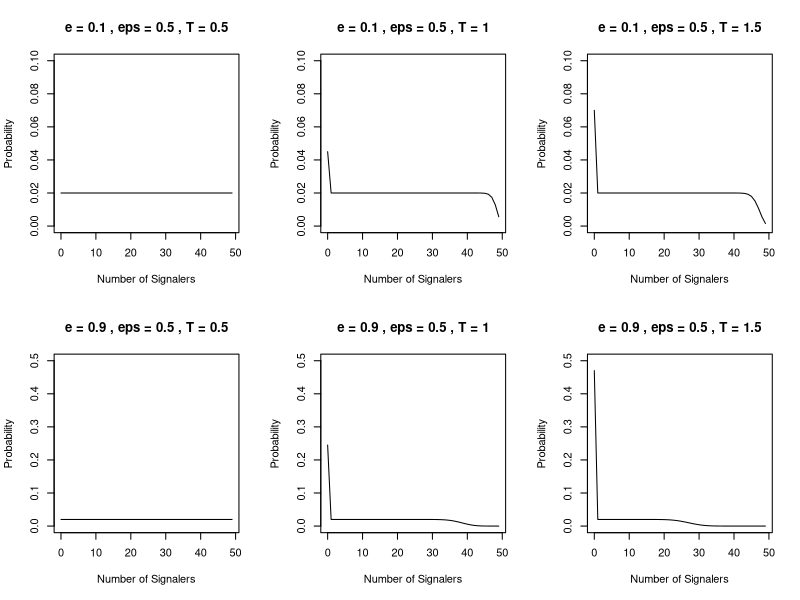

Write the R code that produced this figure.
rate<-function(x){
	if(x<=(-T-eps)){
		a=b
	} 
	if(x>=(-T+eps)){
		a=0
	} 
	if(x>(-T-eps)&&x<(-T+eps)){
	a=b*(-1/(2*eps)*(x+T)+1/2)
	}
	return(a)
}

# p<-function(n,N,T,sd=NULL){
	# if(!is.null(sd)){sd=sd
		# } else(sd=1/(2*sqrt(3)))
	# L=sd*sqrt(3)
	# K=0:n
	# J=0:(N-1-n)
	# mat=array(,c(n+1,N-n))
	# for(k in 1:(n+1)){
		# for(j in 1:(N-n)){
			# mat[k,j]=choose(n,K[k])*choose(N-1-n,J[j])*L^(K[k]+J[j])*(-1)^(N-1-n-J[j])*1/(N-K[k]-J[j])*((L-e*(T-eps))^(N-K[k]-J[j])-(-L)^(N-K[k]-J[j]))
		# }
	# }
	# s=sum(mat)
	# s=1/(2*L)^N*choose(N-1,n)*s
	# if(n==0){
		# s=s+e*(T-eps)/(2*L)
	# }
	# return(s)
# }

p<-function(n,N,T,sd=NULL){ #given N animals, threshold T, sd of uniform distribution, return probability of receiving signals from n animals
	if(!is.null(sd)){sd=sd
		} else(sd=1/(2*sqrt(3)))
	L=sd*sqrt(3)
	c=1-e*(T-eps)/(2*L)
	s=pbeta(c,n+1,N-n)
	s=s/N
	if(n==0){
		s=s+e*(T-eps)/(2*L)
	}
	return(s)
}

step_size=0.01
int<-function(v){
	l=length(v)
	step_size/2*(sum(2*v)-v[1]-v[l])
}

N=50
L=1
eps=.5
e=.1
T=eps+.1
b=5
f=.1


probs<-function(N,T,sd=NULL){ #return vector of probabilities of receiving signals from 0 to N-1 animals
	if(!is.null(sd)){sd=sd
		} else(sd=1/(2*sqrt(3)))
	L=sd*sqrt(3)
	poss=matrix(0:(N-1),nrow=1)
	v=apply(poss,2,p,N=N,T=T,sd=sd)
	return(v)
	}
	
	
well<-function(x,y){
	w=f*(y-x)+e/2*(x^2+y^2)-b*(x*rate(y)+y*rate(x))
	return(w)
}

eq1<-c(f/e+b/e*rate(-f/e),-f/e)
eq2<-c(f/e,-f/e+b/e*rate(f/e))
eq3<-c(b*(eps-T)/(2*eps*e+b)-2*eps*f/(b-2*eps*e),b*(eps-T)/(2*eps*e+b)+2*eps*f/(b-2*eps*e))


N=50

Tvals=seq(eps,eps+1,by=0.5)
layout(matrix(1:6,nrow=2,byrow=TRUE))
e=0.1
for(i in 1:length(Tvals)){

plot(0:(N-1),probs(N,Tvals[i],1/sqrt(3)),type="l",xlab="Number of Signalers",ylab="Probability",main=paste("e =",e,", eps =",eps,", T =",Tvals[i]),ylim=c(0,.1))
}
e=0.9
for(i in 1:length(Tvals)){

plot(0:(N-1),probs(N,Tvals[i],1/sqrt(3)),type="l",xlab="Number of Signalers",ylab="Probability",main=paste("e =",e,", eps =",eps,", T =",Tvals[i]),ylim=c(0,.5))
}

